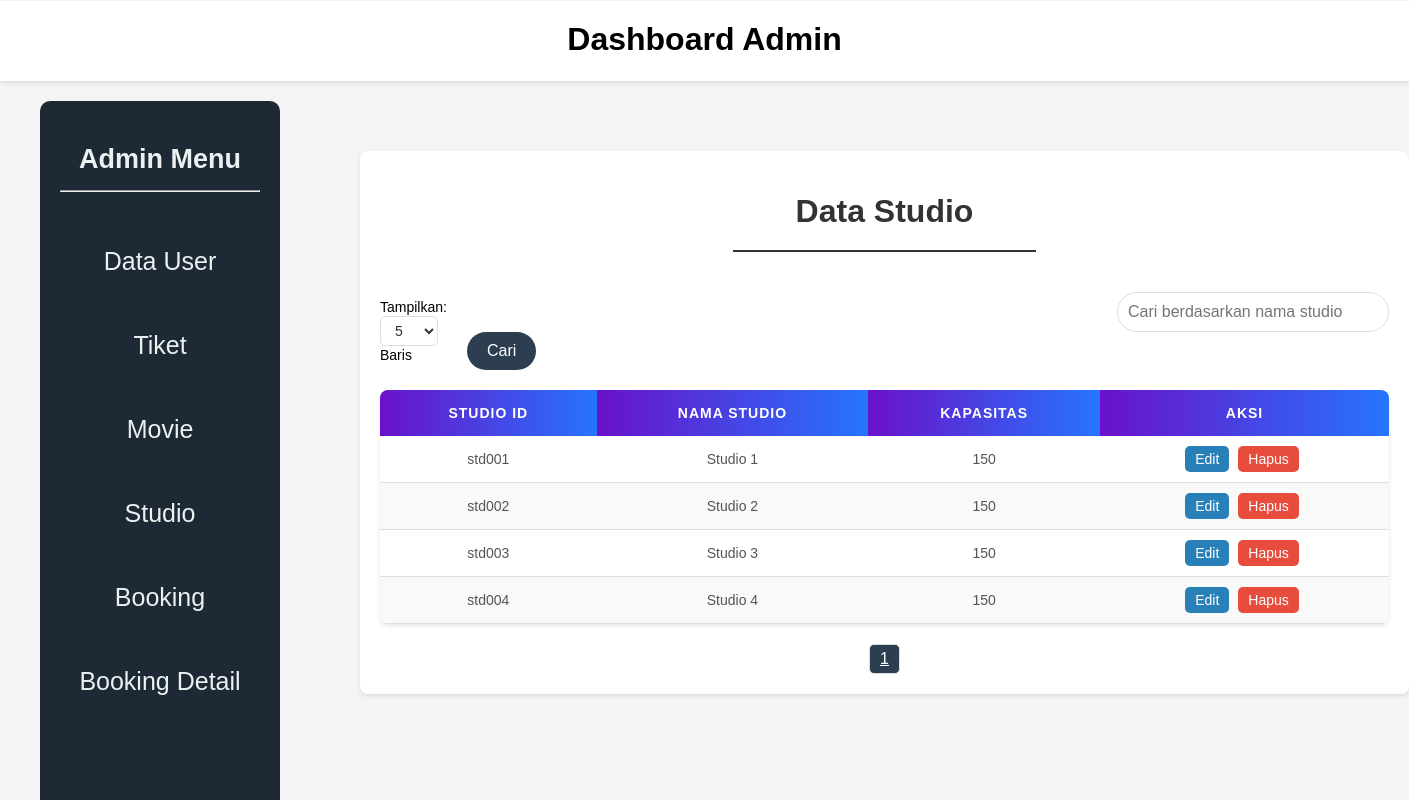
/studio.php, run on the app's committed database.
### tables this page shows
CREATE TABLE `tb_studio` (
  `studio_id` char(10) NOT NULL,
  `nama_studio` varchar(255) NOT NULL,
  `kapasitas` int(11) NOT NULL,
  PRIMARY KEY (`studio_id`)
);

### studio.php (the view, shortened to what this page needs)
<?php include 'koneksi.php'; ?>
<!DOCTYPE html>
<html lang="en">
<head>
    <link rel="stylesheet" href="index.css">
</head>
<body>
    <header class="header">
        <h1>Dashboard Admin</h1>
    </header>
    <div class="wrapper">
        <div class="sidebar">
            <h2>Admin Menu</h2>
            <hr>
            <ul>
                <li><a href="index.php">Data User</a></li>
                <li><a href="tiket.php">Tiket</a></li>
                <li><a href="movie.php">Movie</a></li>
                <li><a href="studio.php" class="active">Studio</a></li>
                <li><a href="booking.php">Booking</a></li>
                <li><a href="booking_detail.php">Booking Detail</a></li>
            </ul>
        </div>
        <div class="container">
            <h1>Data Studio</h1>
            <hr>
            <form method="GET" class="filter-form">
                <div style="display: flex; justify-content: space-between; align-items: center;">
                    <div>
                        <label for="records_per_page">Tampilkan:</label>
                        <select name="records_per_page" id="records_per_page" onchange="this.form.submit()">
                            <option value="5" <?= isset($_GET['records_per_page']) && $_GET['records_per_page'] == '5' ? 'selected' : '' ?>>5</option>
                        </select>
                        <label for="records_per_page">Baris</label>
                    </div>
                    <div>
                        <input type="text" name="search" placeholder="Cari berdasarkan nama studio" value="<?= isset($_GET['search']) ? $_GET['search'] : '' ?>">
                        <button type="submit">Cari</button>
                    </div>
                </div>
            </form>
            <table>
                <thead>
                    <tr>
                        <th>Studio ID</th>
                        <th>Nama Studio</th>
                        <th>Kapasitas</th>
                        <th>Aksi</th>
                    </tr>
                </thead>
                <tbody>
                    <?php
                    $records_per_page = isset($_GET['records_per_page']) ? (int)$_GET['records_per_page'] : 5;
                    $current_page = isset($_GET['page']) ? (int)$_GET['page'] : 1;
                    $offset = ($current_page - 1) * $records_per_page;
                    $search = isset($_GET['search']) ? $_GET['search'] : '';
                    $total_data_query = "SELECT COUNT(*) AS total FROM tb_studio WHERE nama_studio LIKE '%$search%'";
                    $total_data_result = $conn->query($total_data_query);
                    $total_data = $total_data_result->fetch_assoc()['total'];
                    $sql = "SELECT * FROM tb_studio WHERE nama_studio LIKE '%$search%' LIMIT $records_per_page OFFSET $offset";
                    $result = $conn->query($sql);
                    if ($result->num_rows > 0) {
                        while ($row = $result->fetch_assoc()) {
                            echo "<tr>";
                            echo "<td>" . $row['studio_id'] . "</td>";
                            echo "<td>" . $row['nama_studio'] . "</td>";
                            echo "<td>" . $row['kapasitas'] . "</td>";
                            echo "<td>
                                    <a href='edit_studio.php?id=" . $row['studio_id'] . "' class='btn-edit'>Edit</a>
                                    <a href='delete_studio.php?id=" . $row['studio_id'] . "' class='btn-delete' onclick='return confirm(\"Yakin ingin menghapus data ini?\")'>Hapus</a>
                                  </td>";
                            echo "</tr>";
                        }
                    } else {
                        echo "<tr><td colspan='4'>Tidak ada data yang ditemukan.</td></tr>";
                    }
                    ?>
                </tbody>
            </table>
            <div class="pagination">
                <?php
                $total_pages = ceil($total_data / $records_per_page);
                for ($i = 1; $i <= $total_pages; $i++) {
                    echo "<a href='?page=$i&records_per_page=$records_per_page&search=$search' class='" . ($i == $current_page ? "active" : "") . "'>$i</a>";
                }
                ?>
            </div>
        </div>
    </div>
</body>
</html>

### index.css (style rules this page uses)
body { margin: 0; font-family: Arial, sans-serif; background-color: #f4f4f4; }
.header { margin-top: -20px; width: 100%; height: 80px; background-color: white; justify-items: center; box-shadow: 0 2px 4px rgba(0, 0, 0, 0.1); }
.header h1 { padding-top: 20px; text-align: justify; font-size: 32px; }
.wrapper { display: flex; }
.sidebar { margin-top: 20px; margin-left: 40px; width: 200px; background: #1d2934; color: #fff; padding: 20px; height: 710px; position: fixed; border-radius: 10px }
.sidebar h2 { text-align: center; margin-bottom: 15px; font-size: 27px; color: #ecf0f1; }
.sidebar ul { list-style-type: none; padding: 0; text-align: center; }
.sidebar ul li { margin: 55px 0; }
.sidebar ul li a { color: #ecf0f1; text-decoration: none; font-size: 25px; display: block; transition: 0.5s ease; }
.filter-form { display: flex; justify-content: space-between; align-items: center; margin-bottom: 20px; margin-top: 40px; }
.filter-form input[type="text"] { margin-left: 650px; padding: 10px; font-size: 16px; width: 250px; border: 1px solid #ddd; border-radius: 25px; outline: none; transition: 0.3s; }
.filter-form button { background-color: #2c3e50; color: #fff; padding: 10px 20px; font-size: 16px; border: none; border-radius: 25px; cursor: pointer; transition: 0.3s; }
.filter-form label { font-size: 14px; margin-right: 10px; }
.filter-form select { padding: 10px; font-size: 16px; border: 1px solid #ddd; border-radius: 25px; background-color: #fff; color: #333; outline: none; transition: 0.3s; }
.container { margin-left: 360px; margin-top: 70px; padding: 20px; width: 1200px; background: #fff; border-radius: 8px; box-shadow: 0 2px 4px rgba(0, 0, 0, 0.1); }
.container h1 { text-align: center; color: #333; margin-bottom: 20px; }
.container hr { justify-items: center; width: 30%; height: 2px; border: none; background-color: #333; }
.container table { width: 100%; border-collapse: collapse; margin: 20px 0; box-shadow: 0 2px 4px rgba(0, 0, 0, 0.1); border-radius: 8px; overflow: hidden; }
.container table th, .container table td { padding: 15px 18px; text-align: center; color: #555; }
.container table th { background: linear-gradient(to right, #6a11cb, #2575fc); color: #fff; text-transform: uppercase; letter-spacing: 1px; font-size: 14px; font-weight: bold; }
.container table tr:nth-child(even) { background-color: #f9f9f9; }
.container table tr:nth-child(odd) { background-color: #fff; }
.container table td { border-bottom: 1px solid #ddd; font-size: 14px; }
.btn-edit, .btn-delete { padding: 5px 10px; text-decoration: none; border-radius: 5px; color: #fff; margin-right: 5px; font-size: 14px; }
.btn-edit { background-color: #2980b9; }
.btn-delete { background-color: #e74c3c; }
.filter-form { margin-bottom: 20px; }
.filter-form select { padding: 5px 10px; font-size: 14px; border: 1px solid #ddd; border-radius: 5px; }
.pagination { margin-top: 20px; display: flex; justify-content: center; gap: 10px; }
.pagination a { color: #333; padding: 5px 10px; border: 1px solid #ddd; border-radius: 5px; transition: background 0.3s, color 0.3s; }
.pagination a.active { background-color: #2c3e50; color: white; pointer-events: none; }

### data on the page
tb_studio: studio_id "std001", nama_studio "Studio 1", kapasitas "150"
tb_studio: studio_id "std002", nama_studio "Studio 2", kapasitas "150"
tb_studio: studio_id "std003", nama_studio "Studio 3", kapasitas "150"
tb_studio: studio_id "std004", nama_studio "Studio 4", kapasitas "150"
